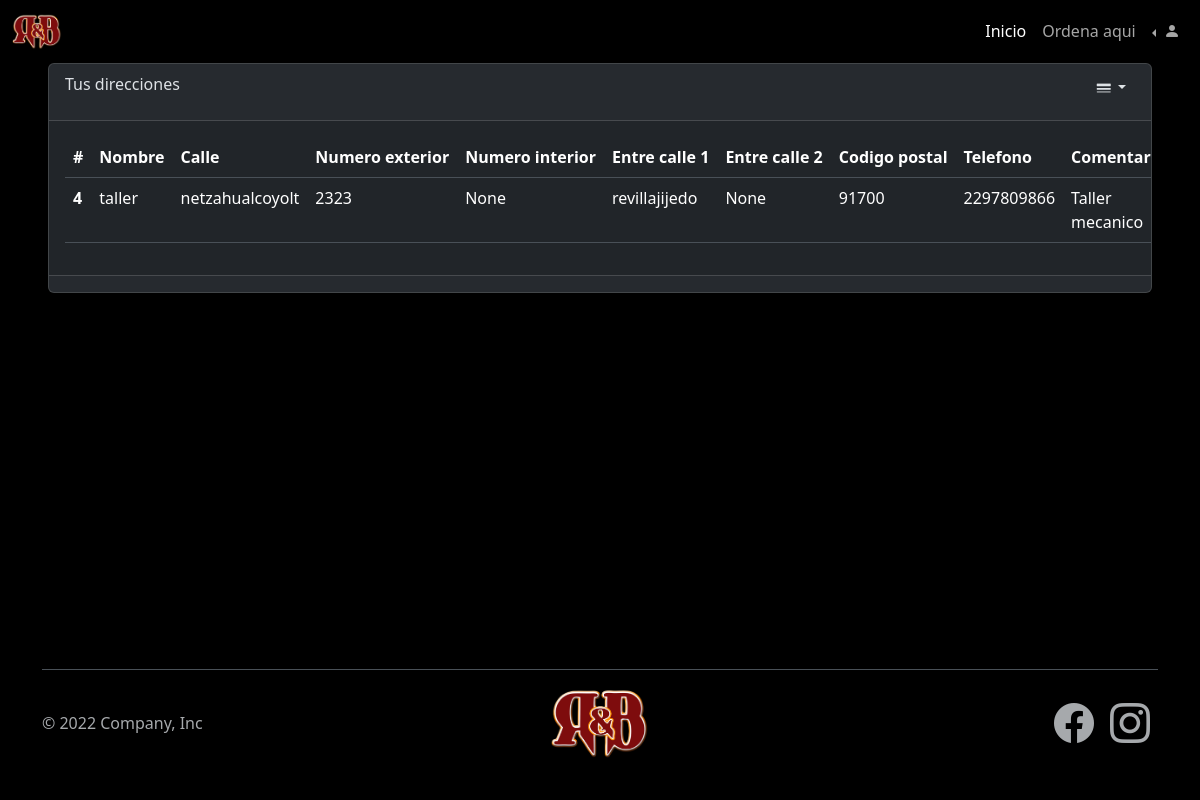
The page /cmp/address_list (signed in) on the database its author committed.
### cmp/models.py (models this page shows, shortened)
class Address(models.Model):
    name = models.CharField(max_length=50)
    phone_number = models.CharField(max_length=10)
    description = models.TextField(max_length=200)
    street = models.CharField(max_length=100)
    outdoor_number = models.IntegerField()
    indoor_number = models.IntegerField(null=True, blank=True)
    street2 = models.CharField(max_length=100)
    street3 = models.CharField(max_length=100, null=True, blank=True)
    postal_code = models.IntegerField()
    city = models.CharField(max_length=50,default='Veracruz')
    user = models.ForeignKey(User, on_delete=models.CASCADE)
    class Meta:
        verbose_name_plural = 'Direcciones'

### cmp/views.py (the view)
# urls.py: path('address_list', AddressList.as_view(), name = 'address_list'),
class AddressList(generic.ListView):
    template_name = 'cmp/address_list.html'
    model = Address
    context_object_name = 'obj'
    def get_queryset(self):
        user = self.request.user
        address = super().get_queryset()
        address = address.filter(user=user)
        return address

### cmp/templates/cmp/address_list.html (shortened to what this page needs)
{% extends 'base/base.html' %}
{% load static %}
{% block welcome %}
    <section>
        <div class="card justify-content-center mx-5 ">
            <div class="card-header d-flex justify-content-between">
              <p class="d-inline">Tus direcciones</p>
              <div class="d-inline btn-group">
                <button class="btn btn-sm dropdown-toggle" type="button" data-bs-toggle="dropdown" aria-expanded="false">
                    <i class="bi bi-border-width"></i>
                </button>
              </div>
            </div>
            <div class="card-body table-responsive">
                {% if not obj %}
                <small class="text-danger" >
                    No hay direcciones registradas
                </small>
                {% else %}
                <table class="table">
                    <thead>
                      <tr>
                        <th scope="col">#</th>
                        <th scope="col">Nombre</th>
                        <th scope="col">Calle</th>
                        <th scope="col">Numero&nbsp;exterior</th>
                        <th scope="col">Numero&nbsp;interior</th>
                        <th scope="col">Entre&nbsp;calle&nbsp;1</th>
                        <th scope="col">Entre&nbsp;calle&nbsp;2</th>
                        <th scope="col">Codigo&nbsp;postal</th>
                        <th scope="col">Telefono</th>
                        <th scope="col">Comentarios</th>
                      </tr>
                    </thead>
                    <tbody>
                        {% for item in obj %}
                            <tr>
                                <th scope="row">{{item.id}}</th>
                                <td>{{item.name}}</td>
                                <td>{{item.street}}</td>
                                <td>{{item.outdoor_number}}</td>
                                <td>{{item.indoor_number}}</td>
                                <td>{{item.street2}}</td>
                                <td>{{item.street3}}</td>
                                <td>{{item.postal_code}}</td>
                                <td>{{item.phone_number}}</td>
                                <td>{{item.description}}</td>
                            </tr>
                        {% endfor %}
                    </tbody>
                </table>
                {% endif %}
            </div>
            <div class="card-footer text-body-secondary">
            </div>
        </div>
    </section>
{% endblock %}

### rows shown on the page
Address: id "4", name "taller", street "netzahualcoyolt", outdoor_number "2323", indoor_number "None", street2 "revillajijedo", street3 "None", postal_code "91700", phone_number "2297809866", description "Taller mecanico"
